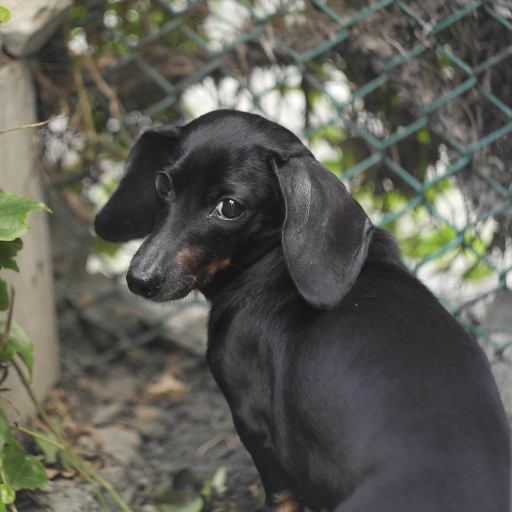
#> input picture docs/python_opencv_playground/alpha_blending/Nelly.png, 512 x 512 px
$ python alphablend.py
#> lines starting #> are read from the running program, lines starting #| are printed output that depends on the picture
import cv2
import numpy as np

cropped_frame = cv2.imread("Nelly.png")
#> cropped_frame is the input picture: shape (512, 512, 3); mean B, G, R 84.9, 93.2, 92.9

overlay_image = cv2.imread("transparent.png", -1)
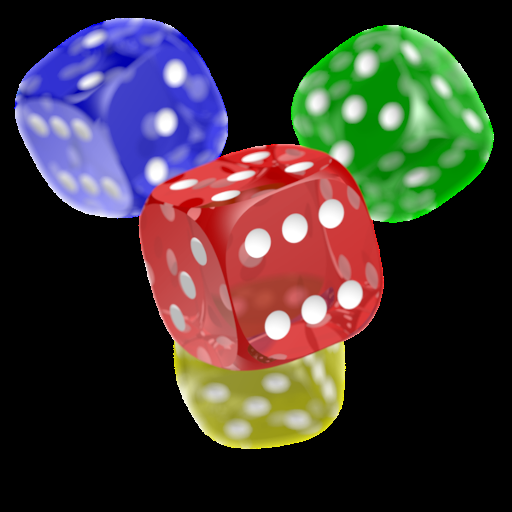
#> input picture docs/python_opencv_playground/alpha_blending/transparent.png, 512 x 512 px
#> overlay_image is the input picture: shape (512, 512, 4); mean B, G, R, A 51.2, 53.4, 61.5, 90.5


# Split out the transparency mask from the colour info
overlay_img = overlay_image[:, :, :3]   # BRG planes

cv2.imwrite("overlay_im.png", overlay_img)

overlay_mask = overlay_image[:, :, 3:]  # alpha plane
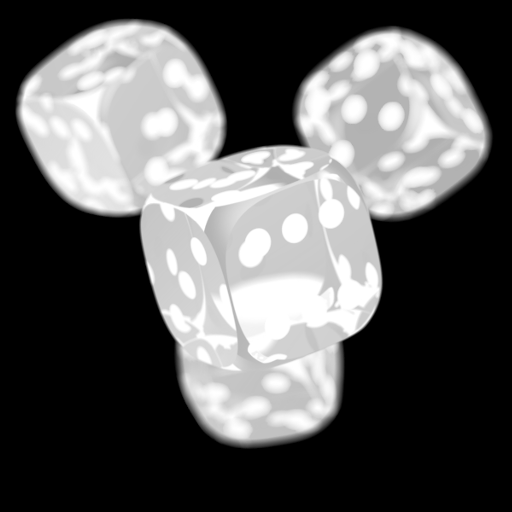
#> overlay_mask: shape (512, 512, 1); min 0, max 255, mean 90.5

# Acalculate the inverse mask
background_mask = np.subtract(255, overlay_mask)
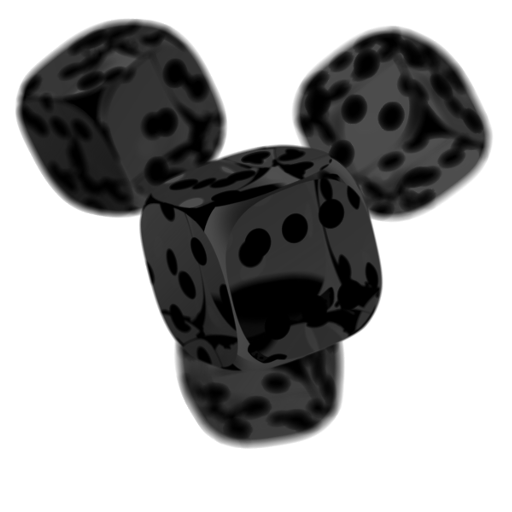
#> background_mask: shape (512, 512, 1); min 0, max 255, mean 164.5

# Turn the masks into three channel, so we can use them as weights
overlay_mask = cv2.cvtColor(overlay_mask, cv2.COLOR_GRAY2BGR)
#> overlay_mask: shape (512, 512, 3)
background_mask = cv2.cvtColor(background_mask, cv2.COLOR_GRAY2BGR)
#> background_mask: shape (512, 512, 3)

cv2.imwrite("alpha_channel.png", overlay_mask)

cv2.imwrite("inverted_alpha_channel.png", background_mask)

# Create a masked out face image, and masked out overlay
# We convert the images to floating point in range 0.0 - 1.0
background_part =\
    np.multiply((np.multiply(cropped_frame,
                             (1 / 255.0))),
                (np.multiply(background_mask,
                             (1 / 255.0))))
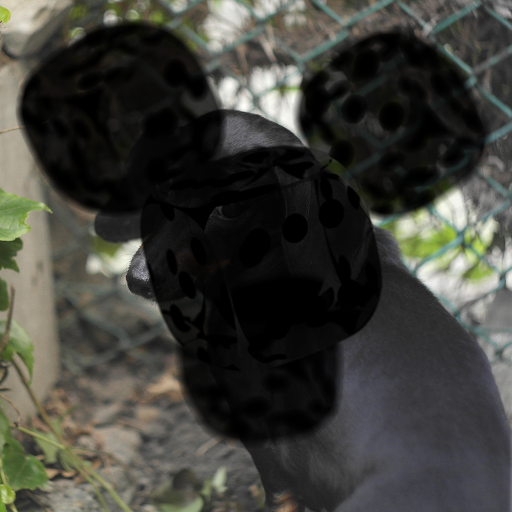
#> background_part: shape (512, 512, 3) float64; mean B, G, R 0.228, 0.252, 0.251

cv2.imwrite("background_part.png", background_part*255)

overlay_part =\
    np.multiply((np.multiply(overlay_img,
                             (1 / 255.0))),
                (np.multiply(overlay_mask,
                             (1 / 255.0))))
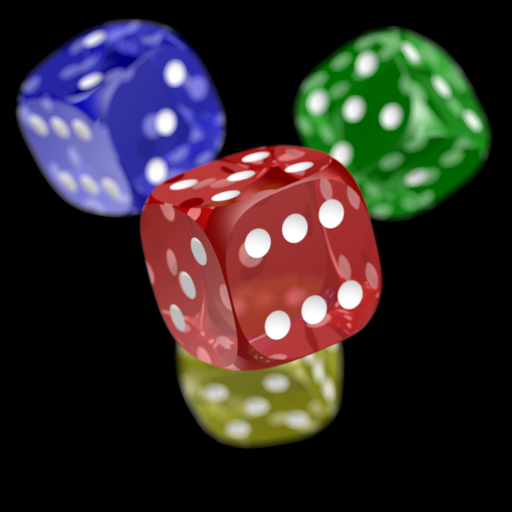
#> overlay_part: shape (512, 512, 3) float64; mean B, G, R 0.168, 0.17, 0.201

cv2.imwrite("overlay_part.png", overlay_part*255)

# And finally just add them together
# and rescale it back to an 8bit integer image
blended = np.uint8(cv2.addWeighted(background_part, 255.0,
                                   overlay_part, 255.0, 0))
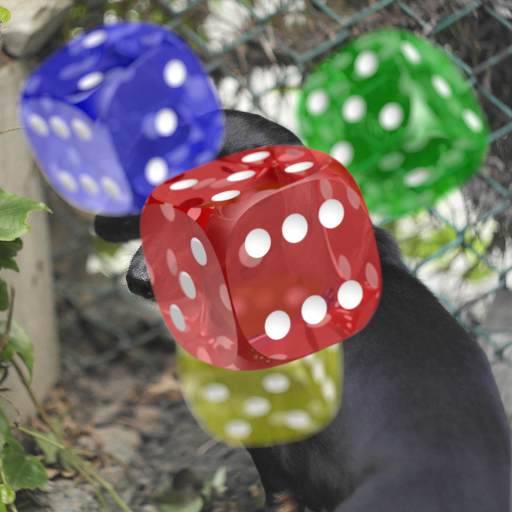
#> blended: shape (512, 512, 3); mean B, G, R 100.9, 107.2, 115.1

cv2.imwrite("blended_result.png", blended)
